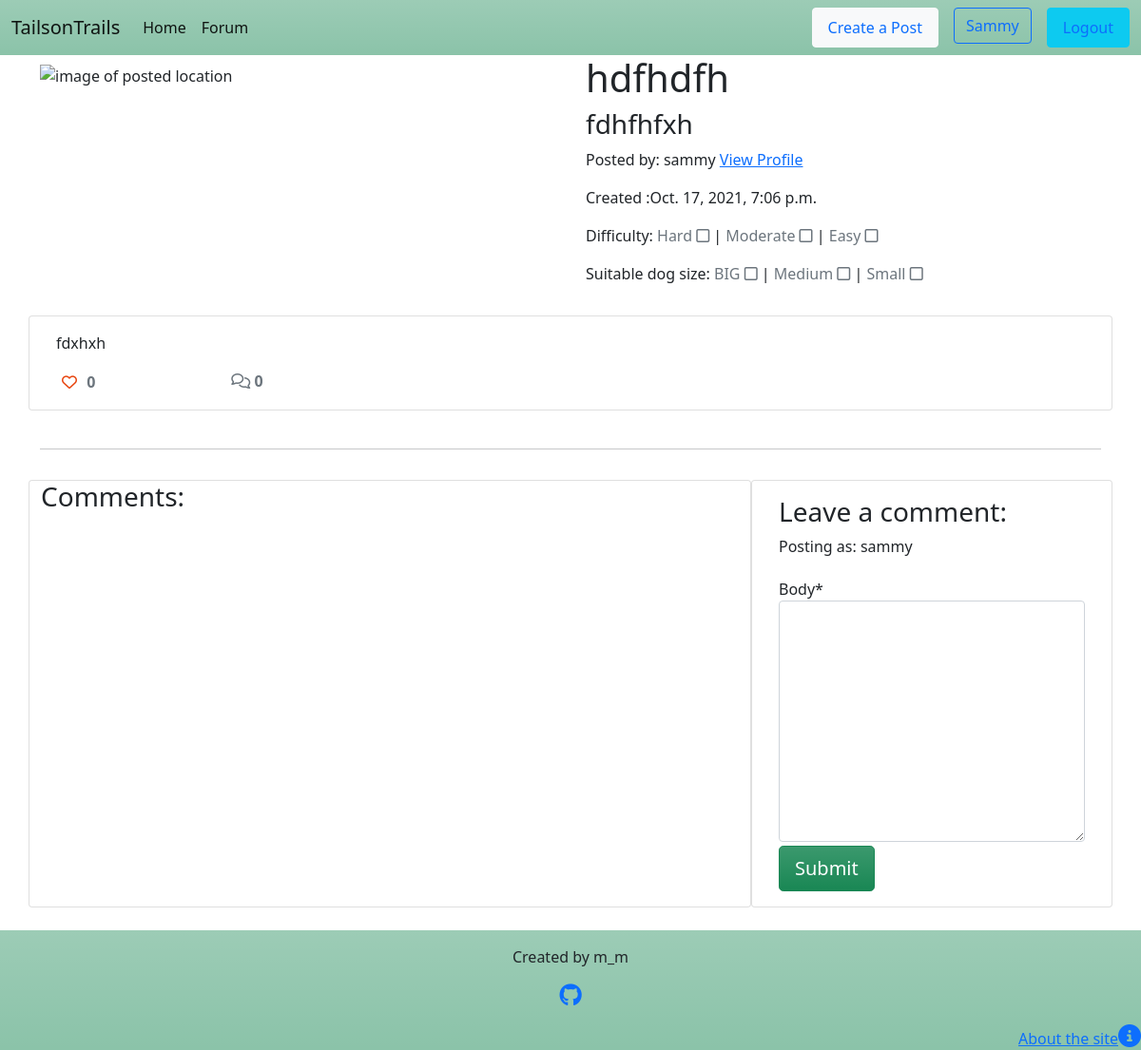
The app's page /hdfhdfh/ (signed in) with its own data.
### forum/models.py (models this page shows, shortened)
class Post(models.Model):
    title = models.CharField(max_length=200, unique=True)
    location = models.CharField(max_length=50)
    slug = models.SlugField(max_length=200, unique=True)
    author = models.ForeignKey(
        User, on_delete=models.CASCADE, related_name="forum_posts"
    )
    featured_image = CloudinaryField('image', default='placeholder')
    excerpt = models.TextField(blank=True)
    updated_on = models.DateTimeField(auto_now=True)
    content = models.TextField()
    difficulty_hard = models.BooleanField(default=False)
    difficulty_moderate = models.BooleanField(default=False)
    difficulty_easy = models.BooleanField(default=False)
    breed_big = models.BooleanField(default=False)
    breed_mid = models.BooleanField(default=False)
    breed_sml = models.BooleanField(default=False)
    created_on = models.DateTimeField(auto_now_add=True)
    status = models.IntegerField(choices=STATUS, default=0)
    likes = models.ManyToManyField(
        User, related_name='blogpost_like', blank=True)
    class Meta:
        ordering = ["-created_on"]
    def number_of_likes(self):
        return self.likes.count()

### forum/views.py (the view, shortened to what this page needs)
# urls.py: path('<slug:slug>/', views.PostDetail.as_view(), name='post_detail'),
class PostDetail(View):
    @method_decorator(login_required, name='home')
    def get(self, request, slug, *args, **kwargs):
        queryset = Post.objects.filter(status=1)
        post = get_object_or_404(queryset, slug=slug)
        comments = post.comments.filter(approved=True).order_by("-created_on")
        liked = False
        if post.likes.filter(id=self.request.user.id).exists():
            liked = True
        return render(
            request,
            "post_detail.html",
            {
                "post": post,
                "comments": comments,
                "commented": False,
                "liked": liked,
                "comment_form": CommentForm()
            },
        )

### forum/forms.py
class CommentForm(forms.ModelForm):
    class Meta:
        model = Comment
        fields = ('body',)

### templates/post_detail.html (shortened to what this page needs)
{% extends 'base.html' %}
{% load static %}
{% block content %}
{% load crispy_forms_filters %}
<div class="masthead">
    <div class="container">
        <div class="row g-0">
            <div class="col-12 col-md-6 mt-2">
                {% if "placeholder" in post.featured_image.url %}
                <img src="{% static 'images/default_image.png' %}" alt="default image" width="100%">
                {% else %}
                <img src=" {{ post.featured_image.url }}" alt="image of posted location" width="100%">
                {% endif %}
            </div>
            <div class="col-md-6 ps-3">
                <h1 class="post-title">{{ post.title }}</h1>
                <h3 class="post-title">{{ post.location }}</h1>
                <p class="post-subtitle">Posted by: {{ post.author }} <a href="{% url 'profile' post.author_id
                     %}">View Profile</a> </p>
                     <p>Created :{{ post.created_on }}</p>
                <p>Difficulty:
                    {% if  post.difficulty_hard %}
                    <span>
                        Hard
                        <i class="far fa-check-square"></i>
                    </span>
                    {% else %}
                    <span class="text-muted">
                        Hard
                        <i class="far fa-square"></i>
                    </span>
                    {% endif %}
                     |
                    {% if  post.difficulty_moderate %}
                    <span>
                        Moderate
                        <i class="far fa-check-square"></i>
                    </span>
                    {% else %}
                    <span class="text-muted">
                        Moderate
                        <i class="far fa-square"></i>
                    </span>
                    {% endif %}
                     |
                    {% if  post.difficulty_easy %}
                    <span>
                        Easy
                        <i class="far fa-check-square"></i>
                    </span>
                    {% else %}
                    <span class="text-muted">
                        Easy
                        <i class="far fa-square"></i>
                    </span>
                    {% endif %}
                </p>
                <p>Suitable dog size:
                    {% if  post.breed_big %}
                    <span>
                        BIG
                        <i class="far fa-check-square"></i>
                    </span>
                    {% else %}
                    <span class="text-muted">
                        BIG
                        <i class="far fa-square"></i>
                    </span>
                    {% endif %}
                     |
                    {% if  post.breed_mid %}
                    <span>
                        Medium
                        <i class="far fa-check-square"></i>
                    </span>
                    {% else %}
                    <span class="text-muted">
                        Medium
                        <i class="far fa-square"></i>
                    </span>
                    {% endif %}
                     |
                    {% if  post.breed_sml %}
                    <span>
                        Small
                        <i class="far fa-check-square"></i>
                    </span>
                    {% else %}
                    <span class="text-muted">
                        Small
                        <i class="far fa-square"></i>
                    </span>
                    {% endif %}
                </p>
            </div>
        </div>
    </div>
</div>
<div class="container">
    <div class="row">
        <div class="col card mb-4  mt-3 left  top">
            <div class="card-body">
                <p class="card-text ">
                    {{ post.content | safe }}
                </p>
                <div class="row text-nowrap">
                    <div class="col-2">
                        <strong>
                            <form class="d-inline" action="{% url 'post_like' post.slug %}" method="POST" >
                                {% if liked %}
                                <button type="submit" name="forumpost_id" value="{{post.slug}}" class="btn-like">
                                    <i class="fas fa-heart"></i>
                                </button>
                                {% else %}
                                <button type="submit" name="forumpost_id" value="{{post.slug}}" class="btn-like">
                                    <i class="far fa-heart"></i>
                                </button>
                                {% endif %}
                            </form>
                            <span class="text-secondary">{{ post.number_of_likes }} </span>
                        </strong>
                    </div>
                    <div class="col-1">
                        {% with comments.count as total_comments %}
                        <strong class="text-secondary"><i class="far fa-comments"></i>
                            {{ total_comments }}</strong>
                        {% endwith %}
                    </div>
                </div>
            </div>
        </div>
    </div>
    <div class="row">
        <div class="col">
            <hr>
        </div>
    </div>
    <div class="row">
        <div class="col-md-8 card mb-4  mt-3 ">
            <h3>Comments:</h3>
            <div class="card-body">
            </div>
        </div>
        <div class="col-md-4 card mb-4  mt-3">
            <div class="card-body">
                {% if commented %}
                <div class="alert alert-success" role="alert">
                    Your comment is awaiting approval
                </div>
                {% else %}
                <h3>Leave a comment:</h3>
                <p>Posting as: {{ user.username }}</p>
                <form method="post" style="margin-top: 1.3em;">
                    {{ comment_form | crispy }}
                    <button type="submit" class="btn btn-success btn-lg bg-gradient mt-1">Submit</button>
                </form>
                {% endif %}
            </div>
        </div>
    </div>
</div>
{% endblock content %}

### templates/base.html (shortened to what this page needs)
{% load static %}
<!DOCTYPE html>
<html lang="en">
<head>
    <link href="https://cdn.jsdelivr.net/npm/bootstrap@5.1.1/dist/css/bootstrap.min.css" rel="stylesheet"
>
    <link rel="stylesheet" href="{% static 'css/style.css' %}">
</head>
<body>
    <header>
        <nav class="navbar navbar-expand-lg navbar-light bg-success bg-gradient bg-opacity-50">
            <div class="container-fluid">
                <a class="navbar-brand" href="{% url 'home' %}"><span class="brand">T<span>ails</span>on<span
                            class="brand">T</span>rails</span></span></a>
                <div class="collapse navbar-collapse" id="navbarText">
                    <ul class="navbar-nav me-auto mb-2 mb-lg-0">
                        <li class="nav-item">
                            <a class="nav-link active" aria-current="page" href="{% url 'home' %}">Home</a>
                        </li>
                        <li class="nav-item">
                            <a class="nav-link active" aria-current="page" href="{% url 'posts' %}">Forum</a>
                        </li>
                    </ul>
                    <ul class="nav">
                        {% if user.is_authenticated %}
                        <li class="nav-item">
                            <a class="nav-link btn btn-light me-3" href="{% url 'create_post' %}">Create a Post</a>
                        </li>
                        <li class="nav-item">
                            <a class="btn btn-outline-primary me-3"
                                href="{% url 'profile_edit' %}">{{user.username|title}}</a>
                        </li>
                        <li class="nav-item">
                            <a class="nav-link btn btn-info" href="{% url 'account_logout' %}">Logout</a>
                        </li>
                        {% endif %}
                    </ul>
                </div>
            </div>
        </nav>
    </header>
    <main>
        {% block content %}
        {% endblock %}
    </main>
    <footer class="bg-success bg-gradient bg-opacity-50">
            <div class="text-center mt-3">
                <p class="d-block"> Created by m_m</p>
                <p><a href="https://github.com/" target="_blank" rel="noopener"
                        aria-label="Open our Github page in a new tab"><i class="fab fa-github fs-4"></i></a></p>
            </div>
            <div class="d-flex justify-content-end">
                <a href="#"><span>About the site</span><i class="fas fa-info-circle fs-4"></i></a>
            </div>
    </footer>
</body>
</html>

### static/css/style.css (style rules this page uses)
body { display: flex; flex-flow: column; min-height: 100vh; overflow-x: hidden; }
main { flex: 1; }
.btn-like { color: #E84610; border: none; background: transparent; }

### records on screen
Post: title "hdfhdfh", location "fdhfhfxh", author "sammy", created_on "Oct. 17, 2021, 7:06 p.m.", content "fdxhxh", number_of_likes "0"

### other values on screen
{{ user.username|title }} "Sammy"
{{ total_comments }} "0"
{{ user.username }} "sammy"
